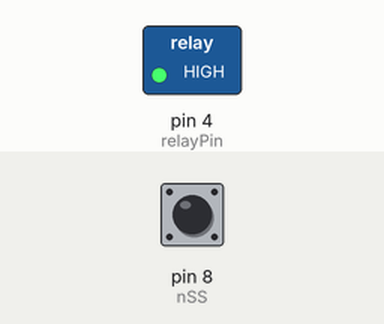
Simulated run of this sketch. Board: Arduino Uno, built with avr-gcc and run on an emulated ATmega328P. On the bench: switched loads named in the sketch (green lamp = pin HIGH). The test bench sets the inputs (shaded band); at power-on: pin 8 (nSS) HIGH. What the sketch prints to the serial monitor is not drawn.

Above: at 0.13 s.
At 2.6 s:
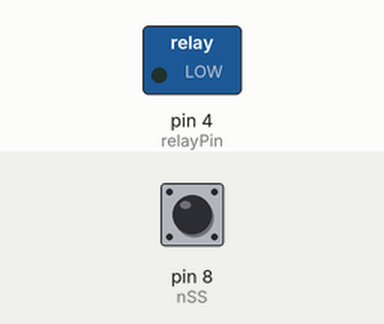
Timing chart, 0 to 6.5 s (numbered marks = the images above):
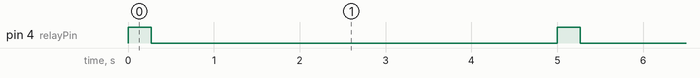

The sketch:

pidModule.ino
```cpp
#include <PID_v1.h>
#include <math.h>

const int nSS = 8;
const int MOSI_HLT = 6;
const int CLK = 7;
const int relayPin = 4;

int lastState = 0;
int nowState = 0;
int counter = 0;
boolean fallingEdge = false;
boolean reading = false;

const int shiftRegisterLength = 48;
int shiftRegister[shiftRegisterLength];

//Define Variables we'll be connecting to
double setpoint = 55;
double output;
unsigned long now;
double consKp=500, consKi=0.0000000001, consKd=0;
double aggKp=2*consKp, aggKi=2*consKi, aggKd=0;
int windowSize = 5000;
unsigned long windowStartTime;

const int TWO_MINUTES = 30000;
double temp = 0;

PID myPID(&temp, &output, &setpoint, consKp, consKi, consKd, DIRECT);

void setup() {
  //Not in use, safety.
  pinMode(5, INPUT);

  pinMode(nSS, INPUT);
  pinMode(MOSI_HLT, INPUT);
  pinMode(CLK, INPUT);
  pinMode(relayPin, OUTPUT);

  Serial.begin(115200);
   //initialize the variables we're linked to
  windowStartTime = millis();
  //tell the PID to range between 0 and the full window size
  myPID.SetOutputLimits(0, windowSize);
  //turn the PID on
  myPID.SetMode(MANUAL);
  output = 270;

}

void loop() {
  readSpi();
  doPid();

  if (millis() > TWO_MINUTES) {
    myPID.SetMode(AUTOMATIC);
  }

}

void doPid() {
  //double gap = abs(setpoint - temp);
  //if(gap < 10)
  //{
    //myPID.SetTunings(consKp, consKi, consKd);
  //}
  //else
  //{
     //myPID.SetTunings(aggKp, aggKi, aggKd);
  //}

  myPID.Compute();

  now = millis();
  if(now - windowStartTime > windowSize) {
    windowStartTime += windowSize;
  }

  if((output > now - windowStartTime) && output > 100) {
    digitalWrite(relayPin, HIGH);
  } else {
    digitalWrite(relayPin, LOW);
  }
}

void readSpi() {
    if (digitalRead(nSS) == 0) {
    reading = false;

    nowState = digitalRead(CLK);
    if (nowState == 0) {
      if (lastState == 1) {
        fallingEdge = true;
        lastState = nowState;
      } else {
        fallingEdge = false;
      }
    } else {
        lastState = nowState;
    }

    if (fallingEdge) {
      int bitValue = digitalRead(MOSI_HLT);
      shiftRegister[counter] = bitValue;
      counter++;
    }
  } else {
    if (!reading) {
      reading = true;
      counter = 0;
      float integerValue = readBits(0, 8);
      float pointValue = readBits(8, 8);
      int setPoint = readBits(16, 8);
      int meanSensorValue = readBits(24, 16);
      int meanSensorValuePoint = readBits(40, 8);
      double mean = (meanSensorValuePoint * 0.1) + meanSensorValue;
      temp = (pointValue * 0.1) + integerValue;
      Serial.print(temp);
      Serial.print("    ");
      Serial.print(output);
      Serial.print("    ");
      Serial.print(setPoint);
      Serial.print("    ");
      Serial.println(mean);
    }

  }
}

float readBits(int offset, int nrOfBitsToRead) {
  float value = 0;
  for (int i = offset; i < offset + nrOfBitsToRead; i++) {
    if (shiftRegister[i] == 1) {
      float poop = i + 1;
      value += pow(2, (offset + nrOfBitsToRead) - poop);
    }
  }

  return round(value);
}
```

Measured:
- by itself, pin 4 (relayPin): alternates HIGH for 0.27 s and LOW for 4.7 s, 13 changes in all, then stays HIGH
